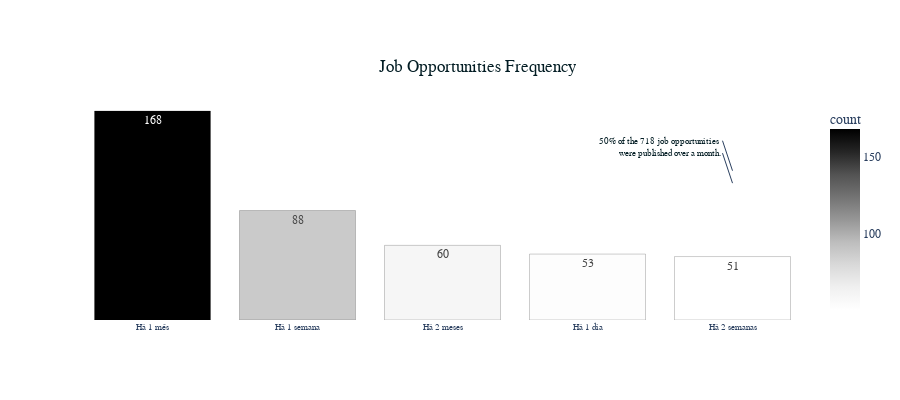

This figure's notebook cell:
### Code cell
# Creating the vertical bar plot with Plotly Express
fig = px.bar(dates, 
             x="job_date", 
             y="count", 
             orientation='v',
             labels={'Job Title': '', 'Job Opportunities Frequency': ''},
             title="Job Opportunities Frequency",
             text='count',
             template='plotly_white',
             height=400,
             color_continuous_scale="Greys",
             color="count")
             
             

# Customize the plot
fig.update_layout(font=dict(family="bookman old style"),
                  xaxis=dict(title='', showticklabels=True, tickfont=dict(size=9)),
                  yaxis=dict(visible=False),
                  title=dict(x=0.53,
                             y=0.85, 
                             xanchor='center',
                             yanchor='top',
                             font=dict(size=17, color="#031D24")),
                     annotations=[dict(x=4,
                                       y=120,
                                       xanchor='right',
                                       yanchor='middle',
                                       text=f"{((sum_counts / df['job_title'].count()) * 100):.0f}% of the {df['job_title'].count()} job opportunities\n",
                                    font=dict(size=9, color="#031D24")),
                                    dict(x=4,
                                       y=110,
                                       xanchor='right',
                                       yanchor='middle',
                                       text="were published over a month.",
                                    font=dict(size=9, color="#031D24"))])

fig.update_traces(marker=dict(line=dict(color='black', width=0.2)))

# Show the plot
fig.show()

### Figure 1 — Plotly figure (JSON) as saved in the notebook; plotly's stock layout.template omitted (floating-point values rounded to 4 significant figures)
{"data": [{"alignmentgroup": "True", "hovertemplate": "job_date=%{x}<br>count=%{marker.color}<extra></extra>", "legendgroup": "", "marker": {"color": [168, 88, 60, 53, 51], "coloraxis": "coloraxis", "line": {"color": "black", "width": 0.2}, "pattern": {"shape": ""}}, "name": "", "offsetgroup": "", "orientation": "v", "showlegend": false, "text": [168, 88, 60, 53, 51], "textposition": "auto", "type": "bar", "x": ["Há 1 mês", "Há 1 semana", "Há 2 meses", "Há 1 dia", "Há 2 semanas"], "xaxis": "x", "y": [168, 88, 60, 53, 51], "yaxis": "y"}], "layout": {"annotations": [{"font": {"color": "#031D24", "size": 9}, "text": "50% of the 718 job opportunities\n", "x": 4, "xanchor": "right", "y": 120, "yanchor": "middle"}, {"font": {"color": "#031D24", "size": 9}, "text": "were published over a month.", "x": 4, "xanchor": "right", "y": 110, "yanchor": "middle"}], "barmode": "relative", "coloraxis": {"colorbar": {"title": {"text": "count"}}, "colorscale": [[0, "rgb(255,255,255)"], [0.125, "rgb(240,240,240)"], [0.25, "rgb(217,217,217)"], [0.375, "rgb(189,189,189)"], [0.5, "rgb(150,150,150)"], [0.625, "rgb(115,115,115)"], [0.75, "rgb(82,82,82)"], [0.875, "rgb(37,37,37)"], [1, "rgb(0,0,0)"]]}, "font": {"family": "bookman old style"}, "height": 400, "legend": {"tracegroupgap": 0}, "title": {"font": {"color": "#031D24", "size": 17}, "text": "Job Opportunities Frequency", "x": 0.53, "xanchor": "center", "y": 0.85, "yanchor": "top"}, "xaxis": {"anchor": "y", "domain": [0, 1], "showticklabels": true, "tickfont": {"size": 9}, "title": {"text": ""}}, "yaxis": {"anchor": "x", "domain": [0, 1], "title": {"text": "count"}, "visible": false}}}
